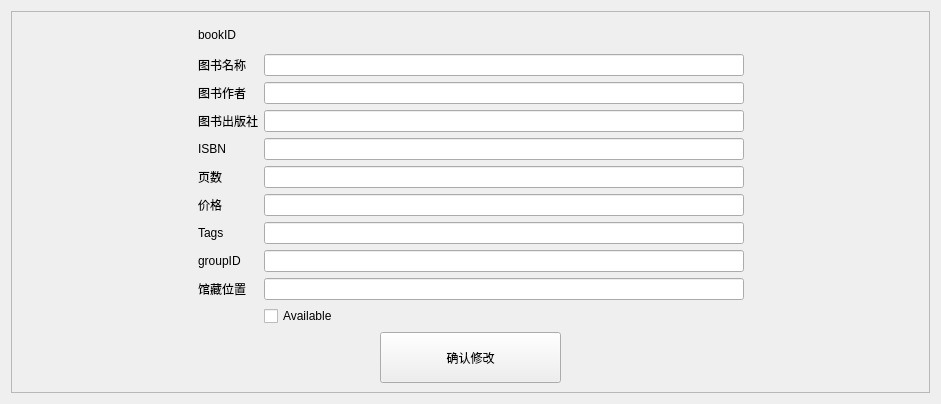
              <widget class="QWidget" name="page_9">
               <layout class="QGridLayout" name="gridLayout_16">
                <item row="0" column="0">
                 <widget class="QFrame" name="frame_10">
                  <property name="frameShape">
                   <enum>QFrame::StyledPanel</enum>
                  </property>
                  <property name="frameShadow">
                   <enum>QFrame::Raised</enum>
                  </property>
                  <layout class="QGridLayout" name="gridLayout_44">
                   <item row="0" column="0">
                    <spacer name="horizontalSpacer_15">
                     <property name="orientation">
                      <enum>Qt::Horizontal</enum>
                     </property>
                     <property name="sizeHint" stdset="0">
                      <size>
                       <width>177</width>
                       <height>20</height>
                      </size>
                     </property>
                    </spacer>
                   </item>
                   <item row="0" column="1" rowspan="2" colspan="3">
                    <layout class="QGridLayout" name="gridLayout_34">
                     <item row="1" column="1">
                      <widget class="QLineEdit" name="name_3"/>
                     </item>
                     <item row="1" column="0">
                      <widget class="QLabel" name="label_42">
                       <property name="enabled">
                        <bool>true</bool>
                       </property>
                       <property name="text">
                        <string>图书名称</string>
                       </property>
                      </widget>
                     </item>
                     <item row="2" column="0">
                      <widget class="QLabel" name="label_44">
                       <property name="text">
                        <string>图书作者</string>
                       </property>
                      </widget>
                     </item>
                     <item row="3" column="1">
                      <widget class="QLineEdit" name="press_3"/>
                     </item>
                     <item row="2" column="1">
                      <widget class="QLineEdit" name="author_3"/>
                     </item>
                     <item row="3" column="0">
                      <widget class="QLabel" name="label_46">
                       <property name="text">
                        <string>图书出版社</string>
                       </property>
                      </widget>
                     </item>
                     <item row="4" column="0">
                      <widget class="QLabel" name="label_51">
                       <property name="text">
                        <string>ISBN</string>
                       </property>
                      </widget>
                     </item>
                     <item row="7" column="0">
                      <widget class="QLabel" name="label_64">
                       <property name="text">
                        <string>Tags</string>
                       </property>
                      </widget>
                     </item>
                     <item row="4" column="1">
                      <widget class="QLineEdit" name="ISBN_3"/>
                     </item>
                     <item row="5" column="0">
                      <widget class="QLabel" name="label_54">
                       <property name="text">
                        <string>页数</string>
                       </property>
                      </widget>
                     </item>
                     <item row="6" column="0">
                      <widget class="QLabel" name="label_63">
                       <property name="text">
                        <string>价格</string>
                       </property>
                      </widget>
                     </item>
                     <item row="9" column="1">
                      <widget class="QLineEdit" name="bookcase_3"/>
                     </item>
                     <item row="7" column="1">
                      <widget class="QLineEdit" name="tags_3"/>
                     </item>
                     <item row="9" column="0">
                      <widget class="QLabel" name="label_66">
                       <property name="text">
                        <string>馆藏位置</string>
                       </property>
                      </widget>
                     </item>
                     <item row="8" column="0">
                      <widget class="QLabel" name="label_27">
                       <property name="text">
                        <string>groupID</string>
                       </property>
                      </widget>
                     </item>
                     <item row="8" column="1">
                      <widget class="QLineEdit" name="groupid_3"/>
                     </item>
                     <item row="5" column="1">
                      <widget class="QLineEdit" name="pages_3"/>
                     </item>
                     <item row="10" column="1">
                      <widget class="QCheckBox" name="available_3">
                       <property name="text">
                        <string>Available</string>
                       </property>
                      </widget>
                     </item>
                     <item row="6" column="1">
                      <widget class="QLineEdit" name="price_3"/>
                     </item>
                     <item row="0" column="0">
                      <widget class="QLabel" name="label_72">
                       <property name="text">
                        <string>bookID</string>
                       </property>
                      </widget>
                     </item>
                     <item row="0" column="1">
                      <widget class="QLabel" name="bookId">
                       <property name="minimumSize">
                        <size>
                         <width>0</width>
                         <height>27</height>
                        </size>
                       </property>
                       <property name="maximumSize">
                        <size>
                         <width>16777215</width>
                         <height>27</height>
                        </size>
                       </property>
                       <property name="text">
                        <string/>
                       </property>
                      </widget>
                     </item>
                    </layout>
                   </item>
                   <item row="0" column="4">
                    <spacer name="horizontalSpacer_16">
                     <property name="orientation">
                      <enum>Qt::Horizontal</enum>
                     </property>
                     <property name="sizeHint" stdset="0">
                      <size>
                       <width>176</width>
                       <height>20</height>
                      </size>
                     </property>
                    </spacer>
                   </item>
                   <item row="1" column="0">
                    <spacer name="horizontalSpacer_25">
                     <property name="orientation">
                      <enum>Qt::Horizontal</enum>
                     </property>
                     <property name="sizeHint" stdset="0">
                      <size>
                       <width>40</width>
                       <height>20</height>
                      </size>
                     </property>
                    </spacer>
                   </item>
                   <item row="1" column="4">
                    <spacer name="horizontalSpacer_26">
                     <property name="orientation">
                      <enum>Qt::Horizontal</enum>
                     </property>
                     <property name="sizeHint" stdset="0">
                      <size>
                       <width>176</width>
                       <height>20</height>
                      </size>
                     </property>
                    </spacer>
                   </item>
                   <item row="2" column="1">
                    <spacer name="horizontalSpacer_17">
                     <property name="orientation">
                      <enum>Qt::Horizontal</enum>
                     </property>
                     <property name="sizeHint" stdset="0">
                      <size>
                       <width>176</width>
                       <height>20</height>
                      </size>
                     </property>
                    </spacer>
                   </item>
                   <item row="2" column="2">
                    <widget class="QPushButton" name="changebook">
                     <property name="minimumSize">
                      <size>
                       <width>181</width>
                       <height>51</height>
                      </size>
                     </property>
                     <property name="maximumSize">
                      <size>
                       <width>181</width>
                       <height>51</height>
                      </size>
                     </property>
                     <property name="text">
                      <string>确认修改</string>
                     </property>
                    </widget>
                   </item>
                   <item row="2" column="3">
                    <spacer name="horizontalSpacer_18">
                     <property name="orientation">
                      <enum>Qt::Horizontal</enum>
                     </property>
                     <property name="sizeHint" stdset="0">
                      <size>
                       <width>177</width>
                       <height>20</height>
                      </size>
                     </property>
                    </spacer>
                   </item>
                  </layout>
                 </widget>
                </item>
               </layout>
              </widget>
